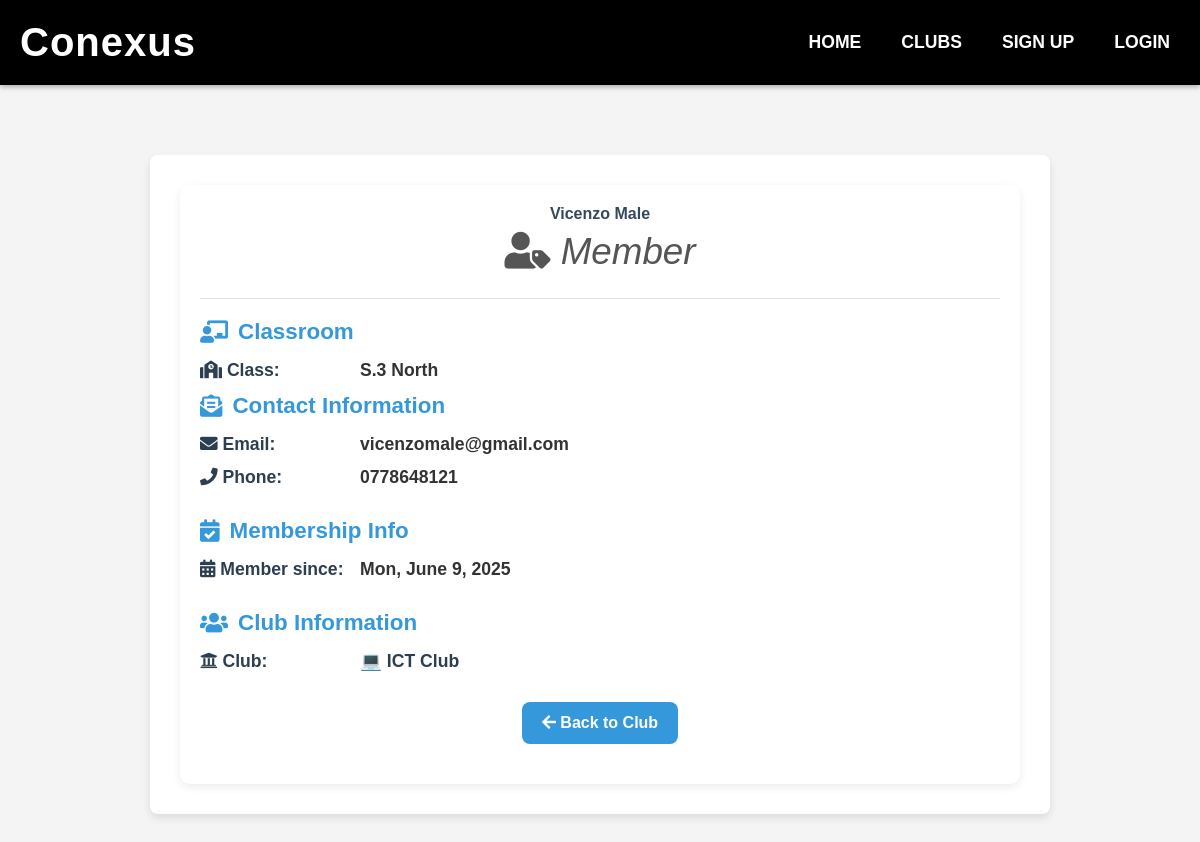
The app's page /members/1/ with its own data.
### clubs/models.py (models this page shows, shortened)
class Member(models.Model):
    club = models.ForeignKey(
        'Club',
        on_delete=models.CASCADE,
        null=False,
        blank=False
    )
    first_name = models.CharField(max_length=100)
    last_name = models.CharField(max_length=100)
    email = models.EmailField(unique=True)
    phone_number = models.CharField(max_length=20)
    role = models.CharField(max_length=100)
    joined_date = models.DateField(auto_now_add=True)
    student_class = models.CharField(max_length=50)

class Club(models.Model):
    name = models.CharField(max_length=255)
    description = models.TextField(blank=True)
    is_approved = models.BooleanField(default=False)

### clubs/views.py (the view)
# urls.py: path('members/<int:member_id>/', views.member_detail, name='member_detail'),
def member_detail(request, member_id):
    member = get_object_or_404(Member, id=member_id)
    return render(request, 'member_detail.html', {'member': member})

### clubs/templates/member_detail.html (shortened to what this page needs)
{% extends "base.html" %}
{% block content %}
<div class="member-profile-container">
    <div class="member-card">
        <div class="member-header">
            <h1 class="member-name">{{ member.first_name }} {{ member.last_name }}</h1>
            <p class="member-role-badge">
                <i class="fas fa-user-tag"></i> {{ member.role }}
            </p>
        </div>
        <div class="member-content">
                <div class="info-section">
                <h2 class="section-title">
                    <i class="fas fa-chalkboard-teacher"></i> Classroom
                </h2>
                   <div class="info-item">
                    <span class="info-label"> <i class="fas fa-school"></i> Class:</span>
                    <span class="info-value">{{ member.student_class}}</span>
                </div>
            <div class="info-section">
                <h2 class="section-title">
                    <i class="fas fa-envelope-open-text"></i> Contact Information
                </h2>
                <div class="info-item">
                    <span class="info-label"><i class="fas fa-envelope"></i> Email:</span>
                    <span class="info-value">{{ member.email }}</span>
                </div>
                {% if member.phone_number %}
                <div class="info-item">
                    <span class="info-label"><i class="fas fa-phone"></i> Phone:</span>
                    <span class="info-value">{{ member.phone_number }}</span>
                </div>
                {% endif %}
            </div>
            <div class="info-section">
                <h2 class="section-title">
                    <i class="fas fa-calendar-check"></i> Membership Info
                </h2>
                {% if member.joined_date %}
                <div class="info-item">
                    <span class="info-label"><i class="fas fa-calendar-alt"></i> Member since:</span>
                    <span class="info-value">{{ member.joined_date|date:"D, F j, Y" }}</span>
                </div>
                {% endif %}
            </div>
            <div class="info-section">
                <h2 class="section-title">
                    <i class="fas fa-users"></i> Club Information
                </h2>
                {% if member.club %}
                <div class="info-item">
                    <span class="info-label"><i class="fas fa-university"></i> Club:</span>
                    <span class="info-value">
                        <a href="{% url 'club_detail' pk=member.club.id %}" class="club-link">
                            {{ member.club.name }}
                        </a>
                    </span>
                </div>
                {% else %}
                <div class="info-item no-club">
                    <span class="info-value">Not currently in a club</span>
                </div>
                {% endif %}
            </div>
        </div>
        <div class="member-actions">
            {% if member.club %}
            <a href="{% url 'club_detail' pk=member.club.id %}" class="button">
                <i class="fas fa-arrow-left"></i> Back to Club
            </a>
            {% else %}
            <a href="{% url 'club_list' %}" class="button">
                <i class="fas fa-arrow-left"></i> View All Clubs
            </a>
            {% endif %}
        </div>
    </div>
</div>
{% endblock %}

### clubs/static/css/styles.css (style rules this page uses)
* { margin: 0; padding: 0; box-sizing: border-box; }
body { font-family: 'Arial', sans-serif; background-color: #f4f4f4; color: #333; }
.button, #signup-button, #add-member-btn, #create-club-link, #create-club-button { display: inline-block; padding: 12px 20px; background-color: #3498db; color: white; font-weight: bold; border-radius: 4px; text-decoration: none; text-align: center; cursor: pointer; transition: background-color 0.3s ease, transform 0.3s ease; }
.member-profile-container { background: white; padding: 30px; margin: 30px auto; border-radius: 8px; box-shadow: 0 4px 8px rgba(0, 0, 0, 0.1); max-width: 900px; }
.member-card { padding: 20px; }
.member-header { text-align: center; margin-bottom: 25px; }
.member-role-badge { font-size: 2.3em; margin-top: 8px; color: #555; font-style: italic; }
.member-content { padding: 20px 0; border-top: 1px solid #e0e0e0; }
.info-section { margin-bottom: 30px; }
.section-title { font-size: 1.4em; font-weight: bold; color: #3498db; margin-bottom: 15px; display: flex; align-items: center; gap: 10px; }
.info-item { margin-bottom: 12px; font-size: 1.1em; display: flex; gap: 10px; align-items: center; }
.info-label { font-weight: 600; color: #2c3e50; min-width: 150px; }
.info-value { font-weight: 600; color: #333; }
.club-link { color: #2c3e50; text-decoration: none; position: relative; transition: color 0.3s ease, transform 0.3s ease; display: inline-block; font-weight: 600; }
.club-link::after { content: ''; position: absolute; left: 0; bottom: -4px; width: 100%; height: 3px; background: #e67e22; transform: scaleX(0); transform-origin: right; transition: transform 0.3s ease; border-radius: 2px; }
.member-actions { text-align: center; margin-top: 30px; }
.member-card { background: white; border-radius: 10px; box-shadow: 0 3px 8px rgba(0,0,0,0.08); transition: transform 0.25s ease, box-shadow 0.25s ease; overflow: hidden; }
.member-name { font-size: 1em; font-weight: 700; margin-bottom: 4px; color: #34495e; }
h1 { color: #2c3e50; font-size: 2.5rem; margin-bottom: 20px; }
.button { padding: 12px 20px; border-radius: 8px; font-weight: bold; cursor: pointer; text-align: center; text-decoration: none; transition: background-color 0.3s ease, transform 0.3s ease; }

### records on screen
Member: first_name "Vicenzo", last_name "Male", role "Member", student_class "S.3 North", email "vicenzomale@gmail.com", phone_number "0778648121", joined_date "Mon, June 9, 2025", club.name "💻 ICT Club"
